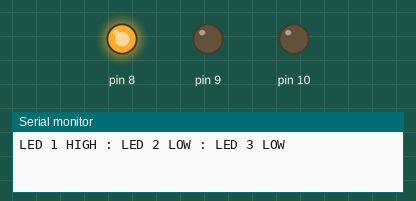
The sketch below on a simulated Arduino Uno, built with avr-gcc and run on an emulated ATmega328P. Shown: output pins drawn as LEDs (lit = HIGH), the last lines printed to the serial monitor.

Above: at 0.5 s.
At 10.2 s:
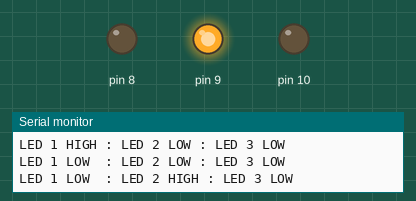
At 15.05 s:
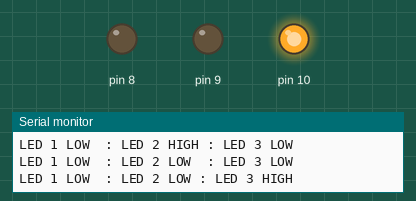
At 19.5 s:
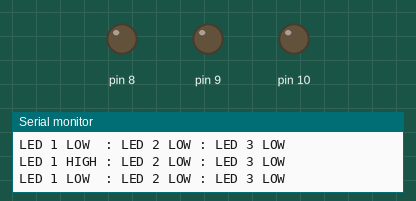
Timing chart, 0 to 20.8 s (numbered marks = the images above):
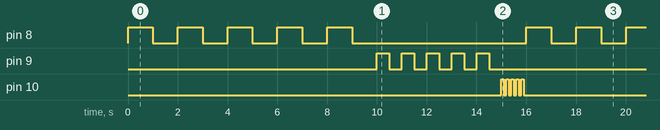

Measured:
- by itself, pin 8: repeats every 16.0 s: 4 × (LOW 1.0 s, HIGH 1.0 s), LOW 7.0 s, HIGH 1.0 s
- by itself, pin 9: repeats every 16.0 s: 4 × (LOW 0.50 s, HIGH 0.50 s), LOW 11.5 s, HIGH 0.50 s
- by itself, pin 10: repeats every 16.0 s: 4 × (LOW 0.10 s, HIGH 0.10 s), LOW 15.1 s, HIGH 0.10 s

The sketch:

LEDTest1.ino
```cpp
void setup() {
  pinMode(8,OUTPUT);
  pinMode(9,OUTPUT);
  pinMode(10,OUTPUT);
 Serial.begin(9600);
}

void loop() {
   for(int i=0;i<5;i++){
    digitalWrite(8,HIGH);
    Serial.println("LED 1 HIGH : LED 2 LOW : LED 3 LOW");
    delay(1000);
    digitalWrite(8,LOW);
    Serial.println("LED 1 LOW  : LED 2 LOW : LED 3 LOW");
    delay(1000);
   }
   for(int i=0;i<5;i++){
    digitalWrite(9,HIGH);
    Serial.println("LED 1 LOW  : LED 2 HIGH : LED 3 LOW");
    delay(500);
    digitalWrite(9,LOW);
    Serial.println("LED 1 LOW  : LED 2 LOW  : LED 3 LOW");
    delay(500);
   }
   for(int i=0;i<5;i++){
    digitalWrite(10,HIGH);
    Serial.println("LED 1 LOW  : LED 2 LOW : LED 3 HIGH");
    delay(100);
    digitalWrite(10,LOW);
    Serial.println("LED 1 LOW  : LED 2 LOW : LED 3 LOW");
    delay(100);
   }

}
```
